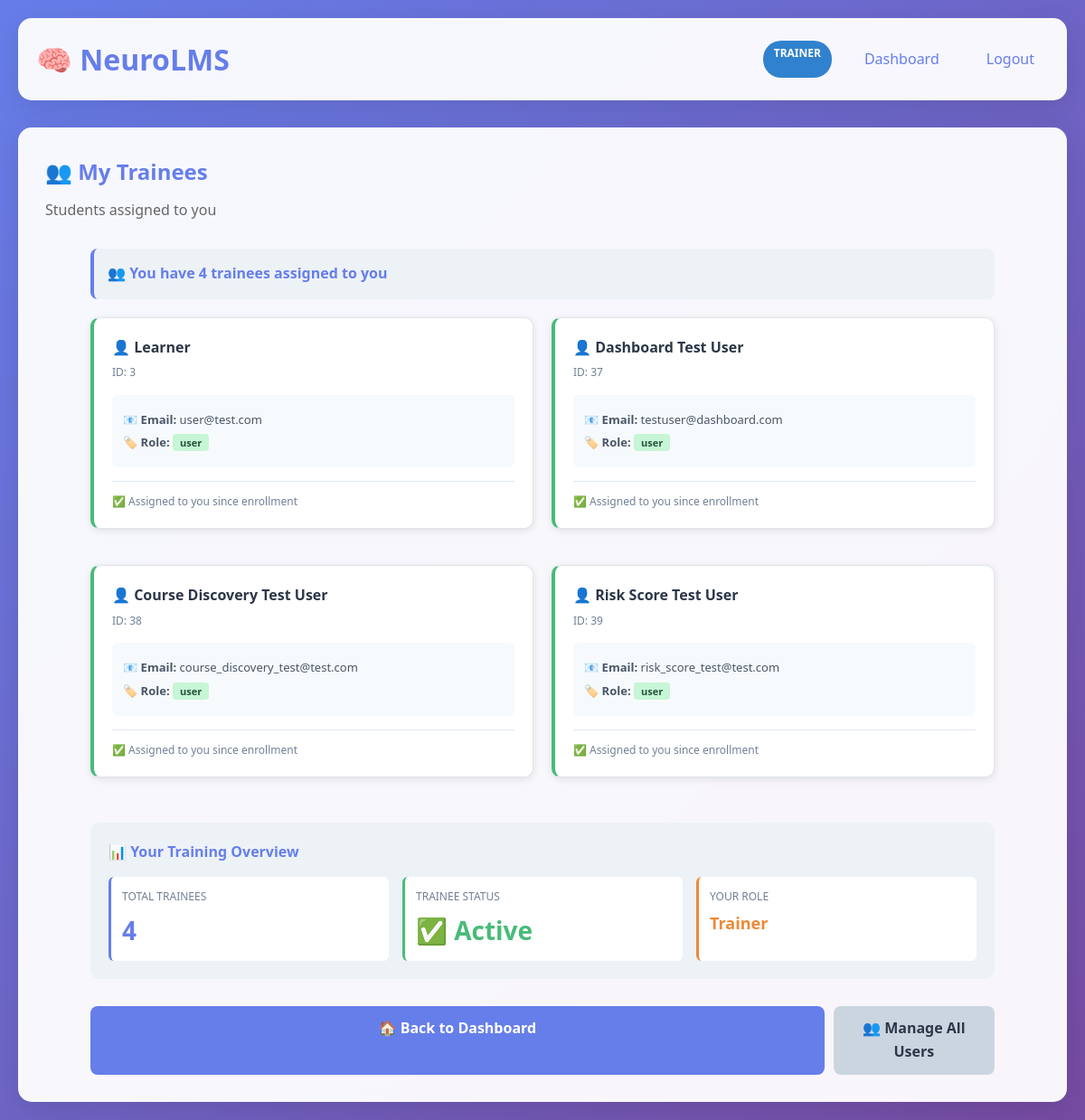
/my_trainees (signed in), run on the app's committed database.
### app.py (models this page shows)
class User(db.Model):
    id = db.Column(db.Integer, primary_key=True)
    name = db.Column(db.String(100))
    email = db.Column(db.String(100))
    password = db.Column(db.String(100))
    role = db.Column(db.String(50))
    trainer_id = db.Column(db.Integer, db.ForeignKey('user.id'), nullable=True)
    trainer = db.relationship('User', remote_side=[id], backref='students')

### app.py (the view)
@app.route("/my_trainees")
def my_trainees():
    if session.get("role") != "trainer":
        return "Unauthorized Access"
    trainer = User.query.get(session["user_id"])
    if not trainer or trainer.role != "trainer":
        return "Unauthorized Access"
    trainees = trainer.students
    return render_template(
        "my_trainees.html",
        trainer=trainer,
        trainees=trainees,
        session=session
    )

### templates/my_trainees.html (shortened to what this page needs)
{% extends "base.html" %}
{% block content %}
<h2 style="color: #667eea; margin-bottom: 10px;">👥 My Trainees</h2>
<div style="color: #666; margin-bottom: 30px;">Students assigned to you</div>
<div style="max-width: 1000px; margin: 0 auto;">
    {% if trainees %}
        <div style="margin-bottom: 20px;">
            <div style="background: #edf2f7; padding: 15px; border-radius: 8px; border-left: 4px solid #667eea;">
                <p style="color: #667eea; margin: 0; font-weight: 600;">
                    👥 You have <strong>{{ trainees|length }}</strong> trainee{{ 's' if trainees|length != 1 else '' }} assigned to you
                </p>
            </div>
        </div>
        <div style="display: grid; grid-template-columns: repeat(auto-fill, minmax(350px, 1fr)); gap: 20px;">
            {% for trainee in trainees %}
            <div class="course-card" style="background: white; border-radius: 10px; padding: 20px; box-shadow: 0 2px 8px rgba(0, 0, 0, 0.1); transition: all 0.3s ease; border-left: 4px solid #48bb78;">
                <div style="margin-bottom: 15px;">
                    <h4 style="color: #2d3748; margin: 0 0 5px 0; font-size: 16px;">
                        👤 {{ trainee.name }}
                    </h4>
                    <p style="color: #718096; margin: 0; font-size: 12px;">ID: {{ trainee.id }}</p>
                </div>
                <div style="background: #f7fafc; padding: 12px; border-radius: 6px; margin-bottom: 15px;">
                    <p style="color: #4a5568; margin: 5px 0; font-size: 13px;">
                        📧 <strong>Email:</strong> {{ trainee.email }}
                    </p>
                    <p style="color: #4a5568; margin: 5px 0; font-size: 13px;">
                        🏷️ <strong>Role:</strong> <span style="background: #c6f6d5; color: #22543d; padding: 2px 8px; border-radius: 4px; font-size: 11px; font-weight: 600;">{{ trainee.role }}</span>
                    </p>
                </div>
                <div style="border-top: 1px solid #e2e8f0; padding-top: 12px;">
                    <p style="color: #718096; font-size: 12px; margin: 0;">
                        ✅ Assigned to you since enrollment
                    </p>
                </div>
            </div>
            {% endfor %}
        </div>
    {% else %}
        <div class="card" style="background: #fef3f3; border-left: 4px solid #f6ad55; text-align: center;">
            <p style="color: #744210; margin: 0; font-size: 14px;">
                📋 You have no trainees assigned yet. Contact your administrator to assign students to you.
            </p>
        </div>
    {% endif %}
    <div style="margin-top: 30px; padding: 20px; background: #edf2f7; border-radius: 10px;">
        <h4 style="color: #667eea; margin: 0 0 15px 0;">📊 Your Training Overview</h4>
        <div style="display: grid; grid-template-columns: repeat(auto-fit, minmax(200px, 1fr)); gap: 15px;">
            <div style="padding: 12px; background: white; border-radius: 6px; border-left: 3px solid #667eea;">
                <div style="color: #718096; font-size: 12px; margin-bottom: 5px;">TOTAL TRAINEES</div>
                <div style="font-size: 28px; font-weight: bold; color: #667eea;">{{ trainees|length }}</div>
            </div>
            {% if trainees %}
            <div style="padding: 12px; background: white; border-radius: 6px; border-left: 3px solid #48bb78;">
                <div style="color: #718096; font-size: 12px; margin-bottom: 5px;">TRAINEE STATUS</div>
                <div style="font-size: 28px; font-weight: bold; color: #48bb78;">✅ Active</div>
            </div>
            {% endif %}
            <div style="padding: 12px; background: white; border-radius: 6px; border-left: 3px solid #ed8936;">
                <div style="color: #718096; font-size: 12px; margin-bottom: 5px;">YOUR ROLE</div>
                <div style="font-size: 18px; font-weight: bold; color: #ed8936;">Trainer</div>
            </div>
        </div>
    </div>
    <div style="margin-top: 30px; display: flex; gap: 10px;">
        <a href="/dashboard" class="btn" style="text-decoration: none; text-align: center;">
            🏠 Back to Dashboard
        </a>
        {% if trainees %}
        <a href="/manage_users" style="background: #cbd5e0; color: #2d3748; text-decoration: none; padding: 12px 24px; border-radius: 8px; font-weight: 600; text-align: center; transition: background 0.3s ease;">
            👥 Manage All Users
        </a>
        {% endif %}
    </div>
</div>
{% endblock %}

### templates/base.html (style rules this page uses)
* { margin: 0; padding: 0; box-sizing: border-box; }
body { font-family: 'Segoe UI', Tahoma, Geneva, Verdana, sans-serif; line-height: 1.6; color: #333; background: linear-gradient(135deg, #667eea 0%, #764ba2 100%); min-height: 100vh; }
.btn { background: linear-gradient(135deg, #667eea 0%, #764ba2 100%); color: white; border: none; padding: 12px 24px; border-radius: 8px; font-size: 16px; font-weight: 600; cursor: pointer; transition: transform 0.2s ease; width: 100%; }
.course-card { background: white; border-radius: 10px; padding: 20px; margin-bottom: 20px; box-shadow: 0 4px 6px rgba(0, 0, 0, 0.1); border: 1px solid #e1e5e9; }

### templates/my_trainees.html (style rules this page uses)
.btn { cursor: pointer; background: #667eea; color: white; padding: 12px 24px; border-radius: 8px; font-weight: 600; transition: all 0.3s ease; }

### data on the page
User: name "Learner", id "3", email "user@test.com", role "user"
User: name "Dashboard Test User", id "37", email "testuser@dashboard.com", role "user"
User: name "Course Discovery Test User", id "38", email "course_discovery_test@test.com", role "user"
User: name "Risk Score Test User", id "39", email "risk_score_test@test.com", role "user"

### other printed values
{{ session.role }} "TRAINER"
{{ trainees|length }} "4"
{{ 's' if trainees|length != 1 else '' }} "s"
